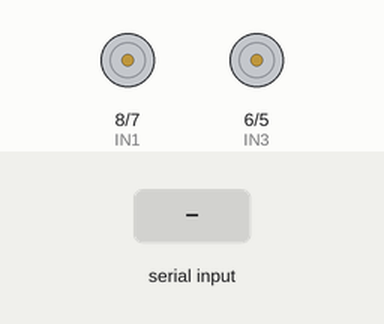
Simulated run of this sketch. Board: Arduino Uno, built with avr-gcc and run on an emulated ATmega328P. Parts: motor-driver pin pairs drawn as motors (green arrow = first pin HIGH = forward, orange = second pin HIGH = backward, longer = more drive, scaled by the enable pin). Inputs (shaded band) come from the test bench.

Above: at 1.2 s.
1.3 s: "F" received over the second serial link
At 1.9 s:
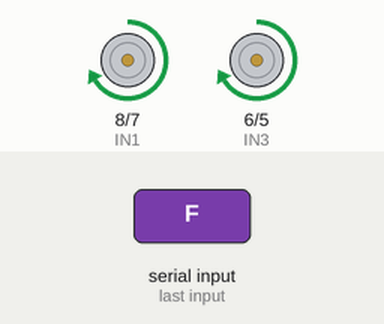
2.8 s: "B" received over the second serial link
At 4.0 s:
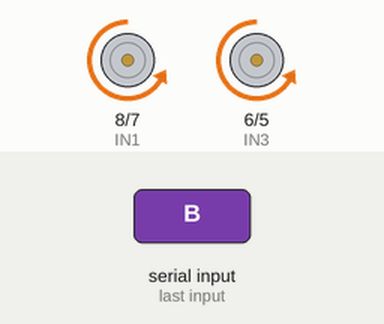
4.3 s: "L" received over the second serial link
At 5.3 s:
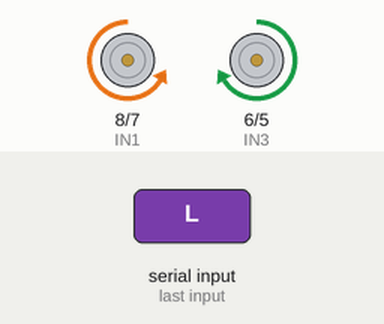
5.8 s: "R" received over the second serial link
At 6.5 s:
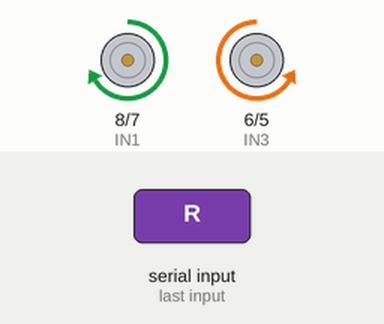
7.3 s: "f" received over the second serial link
At 7.6 s:
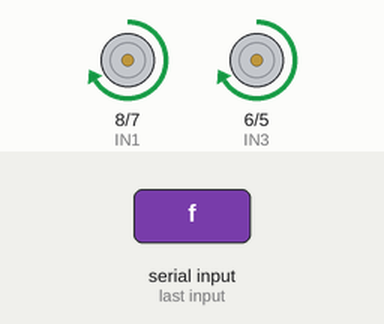
8.8 s: "b" received over the second serial link
At 10.0 s:
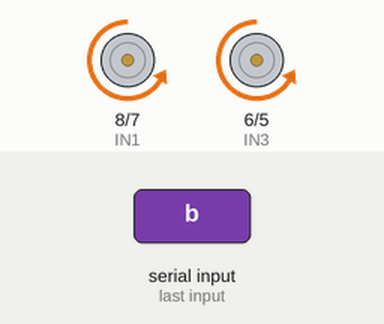
Timing chart, 0 to 11.3 s (numbered marks = the images above; inputs shaded):
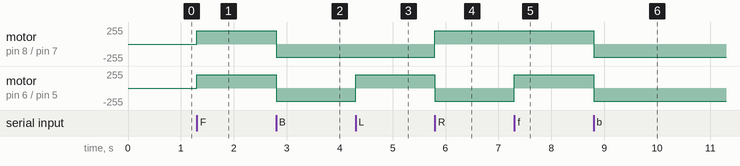

The sketch:

robot_car_code.ino
```cpp
#include <SoftwareSerial.h>

SoftwareSerial bt(2, 3); // RX, TX

// Motor driver pins
int ENA = 9;
int IN1 = 8;
int IN2 = 7;
int IN3 = 6;
int IN4 = 5;
int ENB = 10;

char cmd;

void setup() {
  bt.begin(9600);

  pinMode(ENA, OUTPUT);
  pinMode(ENB, OUTPUT);
  pinMode(IN1, OUTPUT);
  pinMode(IN2, OUTPUT);
  pinMode(IN3, OUTPUT);
  pinMode(IN4, OUTPUT);

  analogWrite(ENA, 200); // speed (0–255)
  analogWrite(ENB, 200);

  stopCar();
}

void loop() {
  if (bt.available()) {
    cmd = bt.read();

    // Forward
    if (cmd == 'F' || cmd == 'f') forward();

    // Backward
    else if (cmd == 'B' || cmd == 'b') backward();

    // Left
    else if (cmd == 'L' || cmd == 'l') left();

    // Right
    else if (cmd == 'R' || cmd == 'r') right();

    // Stop
    else if (cmd == 'S' || cmd == 's') stopCar();
  }
}

// ---- motor functions ----

void forward() {
  digitalWrite(IN1, HIGH);
  digitalWrite(IN2, LOW);
  digitalWrite(IN3, HIGH);
  digitalWrite(IN4, LOW);
}

void backward() {
  digitalWrite(IN1, LOW);
  digitalWrite(IN2, HIGH);
  digitalWrite(IN3, LOW);
  digitalWrite(IN4, HIGH);
}

void left() {
  digitalWrite(IN1, LOW);
  digitalWrite(IN2, HIGH);
  digitalWrite(IN3, HIGH);
  digitalWrite(IN4, LOW);
}

void right() {
  digitalWrite(IN1, HIGH);
  digitalWrite(IN2, LOW);
  digitalWrite(IN3, LOW);
  digitalWrite(IN4, HIGH);
}

void stopCar() {
  digitalWrite(IN1, LOW);
  digitalWrite(IN2, LOW);
  digitalWrite(IN3, LOW);
  digitalWrite(IN4, LOW);
}
```

Measured:
- after the input at 1.3 s, motor on pin 8 (IN1) / pin 7 (IN2), motor on pin 6 (IN3) / pin 5 (IN4): stopped → forward 200/255 at once
- after the input at 2.8 s, motor on pin 8 (IN1) / pin 7 (IN2), motor on pin 6 (IN3) / pin 5 (IN4): forward 200/255 → backward 200/255 at once
- after the input at 4.3 s, motor on pin 6 (IN3) / pin 5 (IN4): backward 200/255 → forward 200/255 at once
- after the input at 5.8 s, motor on pin 8 (IN1) / pin 7 (IN2): backward 200/255 → forward 200/255 at once; motor on pin 6 (IN3) / pin 5 (IN4): forward 200/255 → backward 200/255 at once
- after the input at 7.3 s, motor on pin 6 (IN3) / pin 5 (IN4): backward 200/255 → forward 200/255 at once
- after the input at 8.8 s, motor on pin 8 (IN1) / pin 7 (IN2), motor on pin 6 (IN3) / pin 5 (IN4): forward 200/255 → backward 200/255 at once
